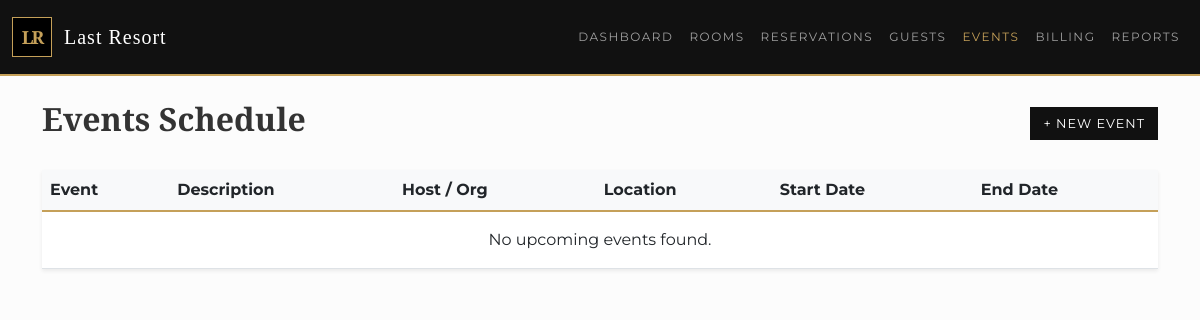
Before: /events with the older database file.
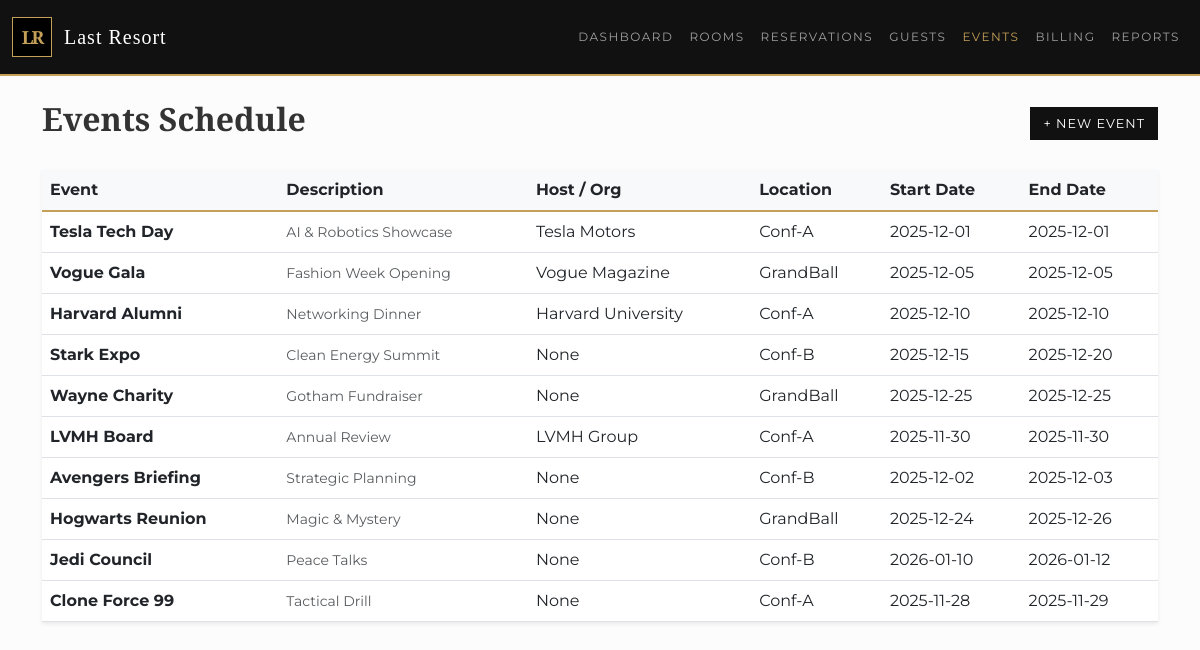
After: the same page with the newer database file.
### tables this page shows
CREATE TABLE event (
    eventId INTEGER PRIMARY KEY,
    name TEXT,
    description TEXT,
    startDate DATETIME,
    endDate DATETIME,
    partyId INTEGER,
    roomId INTEGER,
    FOREIGN KEY(partyId) REFERENCES party(partyId),
    FOREIGN KEY(roomId) REFERENCES room(roomId)
);

CREATE TABLE organization (
    partyId INTEGER PRIMARY KEY,
    orgName TEXT,
    contactName TEXT,
    FOREIGN KEY(partyId) REFERENCES party(partyId)
);

CREATE TABLE room (
    roomId INTEGER PRIMARY KEY,
    floorId INTEGER,
    roomNumber TEXT,
    baseRate REAL,
    currentStatus TEXT, -- Clean, Dirty, Occupied, OOO
    isSmokingRoom BOOLEAN,
    FOREIGN KEY(floorId) REFERENCES floor(floorId)
);

### app.py (the view)
@app.route('/events')
def events():
    db = get_db()
    events_list = db.execute("""
        SELECT e.name, e.description, e.startDate, e.endDate, r.roomNumber, o.orgName
        FROM event e
        LEFT JOIN room r ON e.roomId = r.roomId
        LEFT JOIN organization o ON e.partyId = o.partyId
    """).fetchall()
    return render_template('events.html', events=events_list, active_page='events')

### app.py (called while the page is built)
def get_db():
    db = getattr(g, '_database', None)
    if db is None:
        db = g._database = sqlite3.connect(DATABASE)
        db.row_factory = sqlite3.Row
    return db

@app.teardown_appcontext
def close_connection(exception):
    db = getattr(g, '_database', None)
    if db is not None:
        db.close()

### templates/events.html
{% extends "base.html" %}
{% block content %}
<div class="d-flex justify-content-between align-items-center mb-4">
    <h2>Events Schedule</h2>
    <button class="btn btn-primary" onclick="alert('Create Event feature coming soon!')">+ New Event</button>
</div>
<div class="table-scroll-container card rounded-0 border-0 shadow-sm">
    <table class="table mb-0">
        <thead class="bg-dark-blue text-white">
            <tr>
                <th>Event</th>
                <th>Description</th>
                <th class="text-nowrap">Host / Org</th>
                <th class="text-nowrap">Location</th>
                <th class="text-nowrap">Start Date</th>
                <th class="text-nowrap">End Date</th>
            </tr>
        </thead>
        <tbody>
            {% for e in events %}
            <tr>
                <td><strong>{{ e.name }}</strong></td>
                <td><small class="text-muted">{{ e.description }}</small></td>
                <td>{{ e.orgName }}</td>
                <td>{{ e.roomNumber }}</td>
                <td class="text-nowrap">{{ e.startDate }}</td>
                <td class="text-nowrap">{{ e.endDate }}</td>
            </tr>
            {% else %}
            <tr><td colspan="6" class="text-center p-3">No upcoming events found.</td></tr>
            {% endfor %}
        </tbody>
    </table>
</div>
{% endblock %}

### templates/base.html (shortened to what this page needs)
<!DOCTYPE html>
<html lang="en">
<head>
    <link href="https://cdn.jsdelivr.net/npm/bootstrap@5.3.0/dist/css/bootstrap.min.css" rel="stylesheet">
    <link rel="stylesheet" href="{{ url_for('static', filename='css/style.css') }}">
</head>
<body>
    <nav class="navbar navbar-expand-lg navbar-dark bg-dark-blue sticky-top">
        <div class="container-fluid">
            <a class="navbar-brand" href="/">
                <div class="logo-box">
                    <span class="logo-text">LR</span>
                </div>
                Last Resort
            </a>
            <div class="collapse navbar-collapse" id="navbarNav">
                <ul class="navbar-nav ms-auto">
                    <li class="nav-item"><a class="nav-link {% if active_page=='dashboard' %}active{% endif %}" href="/">Dashboard</a></li>
                    <li class="nav-item"><a class="nav-link {% if active_page=='rooms' %}active{% endif %}" href="/rooms">Rooms</a></li>
                    <li class="nav-item"><a class="nav-link {% if active_page=='reservations' %}active{% endif %}" href="/reservations">Reservations</a></li>
                    <li class="nav-item"><a class="nav-link {% if active_page=='parties' %}active{% endif %}" href="/parties">Guests</a></li>
                    <li class="nav-item"><a class="nav-link {% if active_page=='events' %}active{% endif %}" href="/events">Events</a></li>
                    <li class="nav-item"><a class="nav-link {% if active_page=='billing' %}active{% endif %}" href="/billing">Billing</a></li>
                    <li class="nav-item"><a class="nav-link {% if active_page=='reports' %}active{% endif %}" href="/reports">Reports</a></li>
                </ul>
            </div>
        </div>
    </nav>
    <div class="container mt-4 mb-5">
        {% block content %}{% endblock %}
    </div>
</body>
</html>

### static/css/style.css (style rules this page uses)
:root { --primary-black: #111; --primary-gold: #c5a059; --text-dark: #333; --table-header-grey: #f8f9fa; --border-color: #e5e5e5; --status-clean: #27ae60; --status-occupied: #f39c12; --status-dirty: #c0392b; }
body { font-family: 'Montserrat', sans-serif; background-color: #fcfcfc; color: var(--text-dark); }
h1, h2, h3, h4, h5, h6 { font-family: 'Cinzel', serif; font-weight: 600; }
.logo-box { width: 40px; height: 40px; border: 1px solid var(--primary-gold); display: flex; align-items: center; justify-content: center; margin-right: 12px; background: black; }
.logo-text { font-family: 'Cinzel', serif; font-size: 18px; color: var(--primary-gold); font-weight: 700; letter-spacing: -2px; }
.bg-dark-blue { background-color: var(--primary-black) !important; border-bottom: 2px solid var(--primary-gold); padding: 12px 0; }
.navbar-brand { display: flex; align-items: center; font-family: 'Cinzel', serif; letter-spacing: 1px; }
.nav-link { font-family: 'Montserrat', sans-serif; text-transform: uppercase; font-size: 0.75rem; letter-spacing: 1.5px; color: rgba(255,255,255,0.6) !important; }
.nav-link.active { color: var(--primary-gold) !important; }
.table-scroll-container { max-height: 600px; overflow-y: auto; overflow-x: auto; border: 1px solid var(--border-color); background: white; }
.table-scroll-container table { min-width: 100%; white-space: nowrap; }
.table-scroll-container thead th { position: sticky; top: 0; background-color: var(--table-header-grey); z-index: 20; box-shadow: 0 2px 2px -1px rgba(0,0,0,0.1); border-top: none; }
.btn { border-radius: 0 !important; text-transform: uppercase; font-family: 'Montserrat', sans-serif; letter-spacing: 1px; font-size: 0.8rem; }
.btn-primary { background-color: var(--primary-black); border-color: var(--primary-black); color: white; }

Changed rows visible on the page:
added event: name "Tesla Tech Day", description "AI & Robotics Showcase", orgName "Tesla Motors", roomNumber "Conf-A", startDate "2025-12-01", endDate "2025-12-01"
added event: name "Vogue Gala", description "Fashion Week Opening", orgName "Vogue Magazine", roomNumber "GrandBall", startDate "2025-12-05", endDate "2025-12-05"
added event: name "Harvard Alumni", description "Networking Dinner", orgName "Harvard University", roomNumber "Conf-A", startDate "2025-12-10", endDate "2025-12-10"
added event: name "Stark Expo", description "Clean Energy Summit", orgName "None", roomNumber "Conf-B", startDate "2025-12-15", endDate "2025-12-20"
added event: name "Wayne Charity", description "Gotham Fundraiser", orgName "None", roomNumber "GrandBall", startDate "2025-12-25", endDate "2025-12-25"
added event: name "LVMH Board", description "Annual Review", orgName "LVMH Group", roomNumber "Conf-A", startDate "2025-11-30", endDate "2025-11-30"
added event: name "Avengers Briefing", description "Strategic Planning", orgName "None", roomNumber "Conf-B", startDate "2025-12-02", endDate "2025-12-03"
added event: name "Hogwarts Reunion", description "Magic & Mystery", orgName "None", roomNumber "GrandBall", startDate "2025-12-24", endDate "2025-12-26"
added event: name "Jedi Council", description "Peace Talks", orgName "None", roomNumber "Conf-B", startDate "2026-01-10", endDate "2026-01-12"
added event: name "Clone Force 99", description "Tactical Drill", orgName "None", roomNumber "Conf-A", startDate "2025-11-28", endDate "2025-11-29"
Other visible differences:
text no longer shown: "No upcoming events found."
